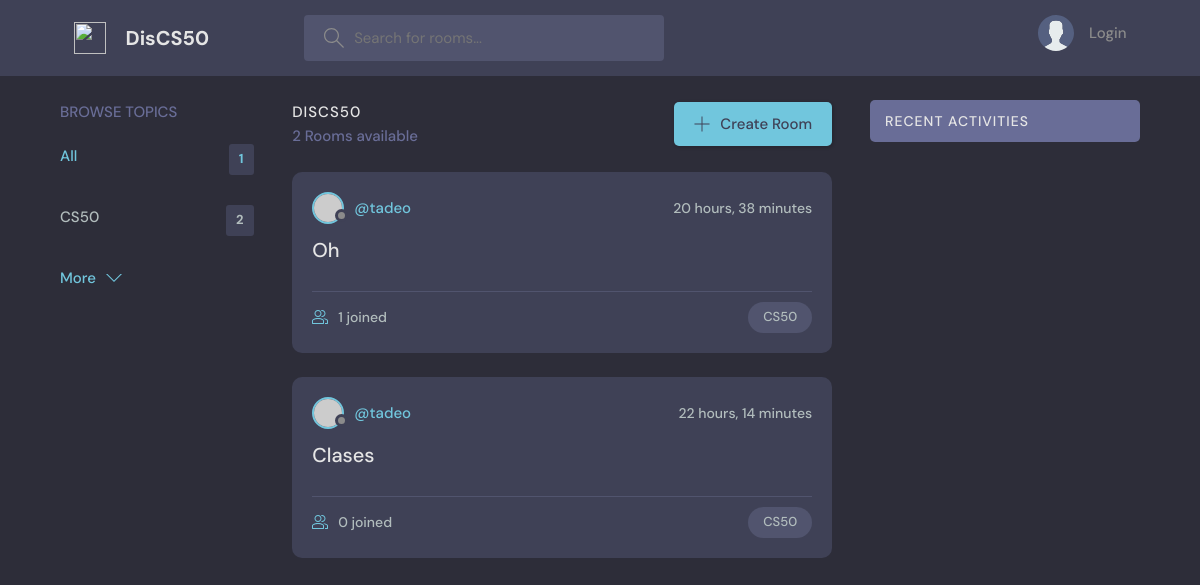
The page / on the database its author committed.
### baseApp/models.py (models this page shows, shortened)
class Topic(models.Model):
    topic_name = models.CharField(max_length=200)

class Room(models.Model):
    host = models.ForeignKey(User, on_delete=models.SET_NULL, null=True)
    topic = models.ForeignKey(Topic, on_delete=models.SET_NULL, null=True)
    participants = models.ManyToManyField(User, related_name='participants', blank=True)
    room_name = models.CharField(max_length=200)
    room_description = models.TextField(null=True, blank=True)
    updated_time = models.DateTimeField(auto_now=True)
    created_time = models.DateTimeField(auto_now_add=True)
    class Meta:
        ordering = ['-updated_time', '-created_time']

### baseApp/views.py (the view)
# urls.py: 2. Add a URL to urlpatterns:  path('', views.home, name='home')
def home(request):
    q = ''
    if request.GET.get('q') is not None:
        q = request.GET.get('q')
    rooms = Room.objects.filter(Q(topic__topic_name__icontains = q) | Q(room_name__icontains = q) |Q(room_description__icontains = q))
    room_count = rooms.count()
    '''
    topic__topic_name__icontains

    topic(ColumnName Of Room Table) + topic_name(ColumnName Of Topic Table) + icontains

    icontains = i + contains

        --> i Means Case Insensitive

        --> Contains matches every characher of 'q' with topic_name in topic table and filter
            the Result
    '''
    topics = Topic.objects.all()[0:5]
    '''
    topic.room_set.all.count

    Count Set Of Rooms Which Belongs To Particular Topic
    '''
    room_messages = Message.objects.filter(Q(room__topic__topic_name__icontains = q))
    contextDict = {'rooms':rooms, 'topics':topics, 'room_count':room_count, 'room_messages':room_messages}
    return render(request, 'baseApp/home.html', contextDict)

### baseApp/templates/baseApp/home.html (shortened to what this page needs)
{% extends "baseApp/main.html" %}
{% block body %}
 <main class="layout layout--3">
  <div class="container">
    {% include 'baseApp/topics_com.html' %}
    <div class="roomList">
      <div class="roomList__header">
        <div>
          <h2>DisCS50</h2>
          <p>{{room_count}} Rooms available</p>
        </div>
        <a class="btn btn--main" href="{% url 'Create_Room_Path'  %}">
          <svg version="1.1" xmlns="http://www.w3.org/2000/svg" width="32" height="32" viewBox="0 0 32 32">
            <title>add</title>
            <path
              d="M16.943 0.943h-1.885v14.115h-14.115v1.885h14.115v14.115h1.885v-14.115h14.115v-1.885h-14.115v-14.115z"
            ></path>
          </svg>
          Create Room
        </a>
      </div>
      {% include 'baseApp/room_com.html' %}
    </div>
    {% include 'baseApp/activity_com.html' %}
  </div>
</main>
{% endblock %}

### baseApp/templates/baseApp/topics_com.html
<div class="topics">
  <div class="topics__header">
    <h2>Browse Topics</h2>
  </div>
  <ul class="topics__list">
    <li>
      <a href="{% url 'Home_Path' %}" class="active">
        All <span>{{topics.count}}</span></a
      >
    </li>
    {% for topic in topics %}
    <li>
      <a href="{% url 'Home_Path' %}?q={{topic.topic_name}}"
        >{{topic.topic_name}} <span>{{topic.room_set.all.count}}</span></a
      >
    </li>
    {% endfor %}
  </ul>
  <a class="btn btn--link" href="{% url 'Topics_Path' %}">
    More
    <svg
      version="1.1"
      xmlns="http://www.w3.org/2000/svg"
      width="32"
      height="32"
      viewBox="0 0 32 32"
    >
      <title>chevron-down</title>
      <path d="M16 21l-13-13h-3l16 16 16-16h-3l-13 13z"></path>
    </svg>
  </a>
</div>

### baseApp/templates/baseApp/room_com.html (shortened to what this page needs)
{% for room in rooms %}
<div class="roomListRoom">
  <div class="roomListRoom__header">
    <a href="{% url 'User_Profile_Path' room.host.id %}" class="roomListRoom__author">
      <div class="avatar avatar--small">
        <img src="https://randomuser.me/api/portraits/women/11.jpg" />
      </div>
      <span>@{{room.host.username}}</span>
    </a>
    <div class="roomListRoom__actions">
      <span>{{room.created_time|timesince}}</span>
    </div>
  </div>
  <div class="roomListRoom__content">
    <a href="{% url 'Room_Path' room.id %}">{{room.room_name}}</a>
  </div>
  <div class="roomListRoom__meta">
    <a href="{% url 'Room_Path' room.id %}" class="roomListRoom__joined">
      {{room.participants.all.count}} joined
    </a>
    <p class="roomListRoom__topic">{{room.topic.topic_name}}</p>
  </div>
</div>
{% endfor %}

### baseApp/static/baseApp/CSS/style.css (style rules this page uses)
:root { --color-main: #71c6dd; --color-main-light: #e1f6fb; --color-dark: #3f4156; --color-dark-medium: #51546e; --color-dark-light: #696d97; --color-light: #e5e5e5; --color-gray: #8b8b8b; --color-light-gray: #b2bdbd; --color-bg: #2d2d39; --color-success: #5dd693; --color-error: #fc4b0b; }
* { font-family: "DM Sans", -apple-system, BlinkMacSystemFont, "Segoe UI", Roboto, Oxygen, Ubuntu, Cantarell, "Open Sans", "Helvetica Neue", sans-serif; margin: 0; padding: 0; box-sizing: border-box; text-rendering: optimizeLegibility; font-size: inherit; }
html { font-size: 56.25%; }
@media only screen and (min-width: 1200px) { html { font-size: 62.5%; } }
body { line-height: 1.6; font-weight: 400; font-size: 1.5rem; color: var(--color-light-gray); background-color: var(--color-bg); min-height: 100vh; }
img { width: 100%; }
a { display: inline-block; color: var(--color-main); text-decoration: none; }
.container { max-width: 120rem; width: 90%; margin: auto; }
.btn { background-color: transparent; border: none; display: inline-flex; align-items: center; gap: 1rem; cursor: pointer; transition: all ease-in-out 0.3s; padding: 1rem 2rem; border-radius: 5px; box-shadow: 1px 1px 3px 1px rgba(0, 0, 0, 0.15); font-weight: 500; }
.btn--link { border-radius: 0; padding: 0; color: var(--color-main); box-shadow: none; }
.btn--main { background-color: var(--color-main); color: var(--color-dark); }
.btn > svg { fill: currentColor; width: 1.6rem; height: 1.6rem; }
.avatar { position: relative; display: inline-block; border-radius: 50%; border: 2px solid var(--color-main); }
.avatar img { display: block; border-radius: 50%; object-fit: cover; object-position: center; }
.avatar::after { content: ""; display: block; position: absolute; background-color: var(--color-gray); z-index: 111; border-radius: 50%; border: 0.3rem solid var(--color-dark); }
.avatar.avatar--small img { width: 2.8rem; height: 2.8rem; }
.avatar.avatar--small:after { width: 0.7rem; height: 0.7rem; bottom: 0px; right: -6px; }
.layout { margin-top: 2.4rem; }
.layout > .container { display: flex; justify-content: space-between; align-items: flex-start; }
.layout--3 > .container > div:first-child { flex-basis: 18%; max-width: 22.5rem; }
.layout--3 > .container > div:nth-child(2) { flex-basis: 50%; }
.topics__header { margin-bottom: 2rem; }
.topics__header h2 { text-transform: uppercase; font-weight: 500; color: var(--color-dark-light); }
.topics__list { list-style: none; }
.topics__list li a { display: flex; justify-content: space-between; margin-bottom: 3rem; font-weight: 500; color: var(--color-light-gray); transition: all 0.3s ease-in-out; }
.topics__list li a.active, .topics__list li a:hover { color: var(--color-main); }
.topics__list li a span { padding: 0.5rem 1rem; background-color: var(--color-dark); border-radius: 3px; font-size: 1.3rem; font-weight: 700; letter-spacing: 1px; }
.roomList__header { display: flex; justify-content: space-between; align-items: center; margin-bottom: 2.4rem; }
.roomList__header h2 { text-transform: uppercase; font-weight: 500; color: var(--color-light); letter-spacing: 1px; }
.roomList__header p { font-weight: 500; color: var(--color-dark-light); }
.roomListRoom { margin-bottom: 2.4rem; background-color: var(--color-dark); border-radius: 1rem; padding: 2rem; }
.roomListRoom__header { display: flex; justify-content: space-between; align-items: center; }
.roomListRoom__author { font-weight: 500; display: flex; align-items: center; gap: 1rem; }
.roomListRoom__actions { display: flex; align-items: flex-start; gap: 1rem; position: relative; }
.roomListRoom__actions span { font-size: 1.4rem; font-weight: 500; }
.roomListRoom__content { margin: 1rem 0; }
.roomListRoom__content a { font-size: 2rem; font-weight: 500; margin-bottom: 1.5rem; color: var(--color-light); transition: all 0.3s ease-in-out; }
.roomListRoom__meta { border-top: 1px solid var(--color-dark-medium); padding-top: 1rem; display: flex; align-items: center; justify-content: space-between; }
.roomListRoom__joined { color: var(--color-light-gray); display: flex; align-items: center; gap: 1rem; font-size: 1.4rem; font-weight: 500; }
.roomListRoom__joined svg { fill: var(--color-main); width: 1.6rem; height: 1.6rem; }
.roomListRoom__topic { padding: 5px 1.5rem; background-color: var(--color-dark-medium); border-radius: 5rem; font-weight: 500; font-size: 1.3rem; }

### rows shown on the page
Topic: topic_name "CS50", room_set.all.count "2"
Room: host.username "tadeo", created_time "20 hours, 38 minutes", room_name "Oh", participants.all.count "1", topic.topic_name "CS50"
Room: host.username "tadeo", created_time "22 hours, 14 minutes", room_name "Clases", participants.all.count "0", topic.topic_name "CS50"

### other values the page prints
{{ topics.count }} "1"
{{ room_count }} "2"
